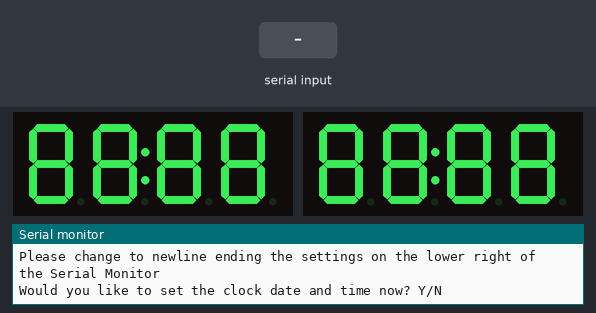
Simulated run of this sketch. Board: Arduino Uno, built with avr-gcc and run on an emulated ATmega328P. Shown: 2 × 4-digit seven-segment display, the last lines printed to the serial monitor. The test bench sets the inputs (shaded band). The local clock reads 2024-03-15 10:24:30 at power-on unless the sketch sets it.

Above: at 2.9 s.
3.0 s: "90,45\n" received over Serial
At 3.9 s:
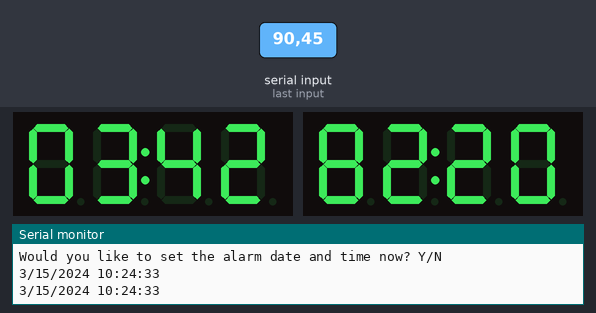
At 4.9 s:
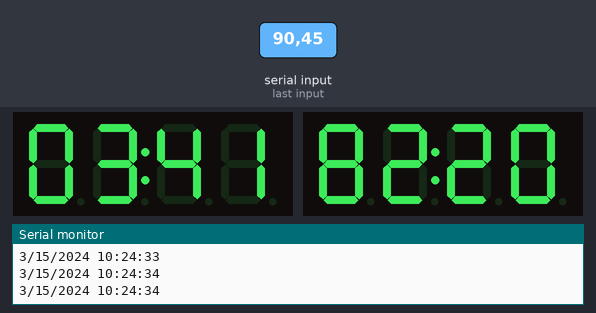
Timing chart, 0 to 6.4 s (numbered marks = the images above; inputs shaded):
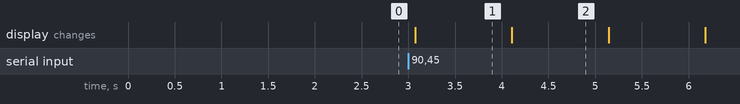

Measured:
- after the input at 3.0 s, the display: changes after 0.07 s (image 1)
- what the display in image 1 shows lasts 1.0 s, from 3.1 s to 4.1 s

The sketch:

Countdown.ino
```cpp
#include <Wire.h>
#include "Adafruit_LEDBackpack.h"
#include "Adafruit_GFX.h"
#include <RTClib.h>
#include <EEPROM.h>

#define DELAY 1000

RTC_DS1307 rtc;

int daysleft = 0;
int hoursleft = 0;
int minleft = 0;
int secleft = 0;

int year, month , day, hour, minute , second ;
unsigned long last, realtime, alarm;

Adafruit_7segment matrix1 = Adafruit_7segment();
Adafruit_7segment matrix2 = Adafruit_7segment();

void setup() {
  Serial.begin(9600);
  Wire.begin();
  rtc.begin();
  int i = 0;

  matrix1.begin(0x71);   //mm:ss
  //0x02 center colon
  //0x04 left lower dot
  //0x08 left upper dot
  //0x10 decimal point
  matrix1.print(8888, DEC);
  matrix1.writeDigitRaw(2, 0x02 | 0x04 | 0x08 | 0x10);
  matrix1.writeDisplay();

  matrix2.begin(0x70); //dd:hh
  matrix2.print(8888, DEC);
  matrix2.writeDigitRaw(2, 0x02 | 0x04 | 0x08 | 0x10);
  matrix2.writeDisplay();
  delay(2000); // This delay allows the MCU to read the current date and time.

  Serial.print("The current date and time is: ");
  print_time(rtc.now());
  Serial.println("Please change to newline ending the settings on the lower right of the Serial Monitor");
  Serial.println("Would you like to set the clock date and time now? Y/N");

  while (!Serial.available() && i < DELAY) {
    i++;
    delay(20);
  }
  if (i < DELAY) {


    if (Serial.read() == 'y' || Serial.read() == 'Y')

      // This set of functions allows the user to change the date and time
    {
      Serial.read();
      rtc.adjust(setTime());
      Serial.print("The current date and time is now: ");
      print_time(rtc.now());
    }
  }

  EEPROM.get(0x0, alarm);
  DateTime tmp(alarm);

  Serial.print("The current alarm date and time is: ");
  print_time(tmp);
  Serial.println("Would you like to set the alarm date and time now? Y/N");
  i = 0;
  while (!Serial.available() && i < DELAY) {
    i++;
    delay(20);
  }

  if (i < DELAY) {

    if (Serial.read() == 'y' || Serial.read() == 'Y')

      // This set of functions allows the user to change the date and time
    {
      Serial.read();
      tmp = (DateTime) setTime();
      Serial.print("The current alarm date and time is now: ");
      print_time(tmp);
      alarm = tmp.unixtime();
      EEPROM.put(0, alarm);
    }
  }

}

void loop() {

  DateTime now = rtc.now();
  realtime = now.unixtime();
  //check to see if time is past alarm
  if (alarm < realtime) {
    daysleft = (realtime - alarm) / 60 / 60 / 24;
    hoursleft = (realtime - alarm) / 60 / 60 - daysleft * 24 ;
    minleft =  (realtime - alarm) / 60 - hoursleft * 60 - daysleft * 24 * 60;
    secleft = (realtime - alarm) - ((daysleft * 24 + hoursleft) * 60 + minleft) * 60;
  } else {
    daysleft = (alarm  - realtime) / 60 / 60 / 24  ;
    hoursleft = (alarm - realtime) / 60 / 60 - daysleft * 24;
    minleft =  (alarm - realtime) / 60 - hoursleft * 60 - daysleft * 24 * 60 ;
    secleft = (alarm - realtime) - ((daysleft * 24 + hoursleft) * 60 + minleft) * 60;
  }
  print_time(now);
  displayTime();
  delay(511);
}


void displayTime() {

  matrix1.writeDigitNum(0, minleft / 10);
  matrix1.writeDigitNum(1, minleft % 10);
  matrix1.writeDigitRaw(2, 0x02 | 0x04 | 0x08);
  matrix1.writeDigitNum(3, secleft / 10);
  matrix1.writeDigitNum(4, secleft % 10);
  matrix1.writeDisplay();

  //matrix2.print(daysleft * 100 + hoursleft, DEC);

  matrix2.writeDigitNum(0, daysleft / 10);
  matrix2.writeDigitNum(1, daysleft % 10);
  matrix2.writeDigitRaw(2, 0x02);
  matrix2.writeDigitNum(3, hoursleft / 10);
  matrix2.writeDigitNum(4, hoursleft % 10);
  matrix2.writeDisplay();
}

void displayClock(DateTime a) {

  matrix1.writeDigitNum(0, a.minute() / 10);
  matrix1.writeDigitNum(1, a.minute() % 10);
  matrix1.writeDigitRaw(2, 0x02 | 0x04 | 0x08);
  matrix1.writeDigitNum(3, a.second() / 10);
  matrix1.writeDigitNum(4, a.second() % 10);
  matrix1.writeDisplay();

  //matrix2.print(daysleft * 100 + hoursleft, DEC);

  matrix2.writeDigitRaw(0, 0);
  matrix2.writeDigitRaw(1, 0);
  matrix2.writeDigitRaw(2, 0x02);
  matrix2.writeDigitNum(3, a.hour() / 10);
  matrix2.writeDigitNum(4, a.hour() % 10);
  matrix2.writeDisplay();
}


void print_time(DateTime a) {
  Serial.print(a.month(), DEC);
  Serial.print("/");
  Serial.print(a.day(), DEC);
  Serial.print("/");
  Serial.print(a.year(), DEC);
  Serial.print(" ");
  Serial.print(a.hour(), DEC);
  Serial.print(":");
  Serial.print(a.minute(), DEC);
  Serial.print(":");
  Serial.println(a.second(), DEC);

}

// This set of codes is allows input of data
DateTime setTime() {
  Serial.print("Please enter the year, 2000-2020. - ");
  year = readByte();
  Serial.println(year);
  Serial.print("Please enter the month, 1-12. - ");
  month = readByte();
  Serial.println(month);
  Serial.print("Please enter the day of the month, 1-31. - ");
  day = readByte();
  Serial.println(day);
  Serial.print("Please enter the hour, 0-23. - ");
  hour = readByte();
  Serial.println(hour);
  Serial.print("Please enter the minute, 0-59. - ");
  minute = readByte();
  Serial.println(minute);
  DateTime date(year, month, day, hour, minute, 0);
  return date;
}

int readByte() {
  while (!Serial.available()) delay(10);
  int reading = 0;
  byte incomingByte = Serial.read();
  while (incomingByte != '\n') {
    if (incomingByte >= '0' && incomingByte <= '9')
      reading = reading * 10 + (incomingByte - '0');
    else;
    incomingByte = Serial.read();
  }
  Serial.flush();
  return reading;
}
```
